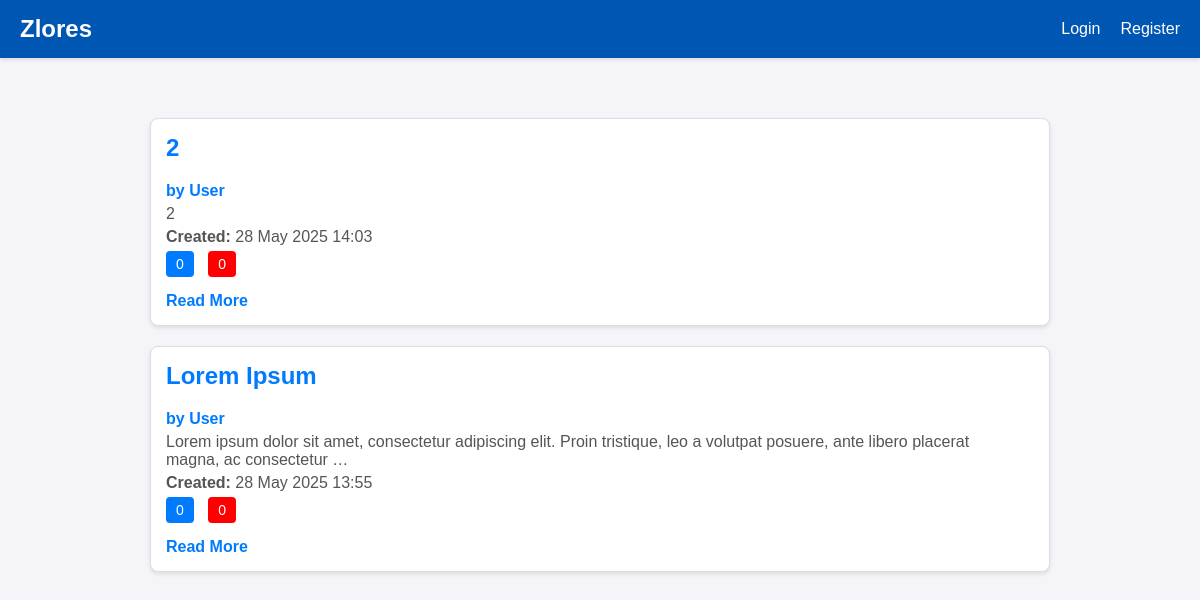
The app's page /, older data.
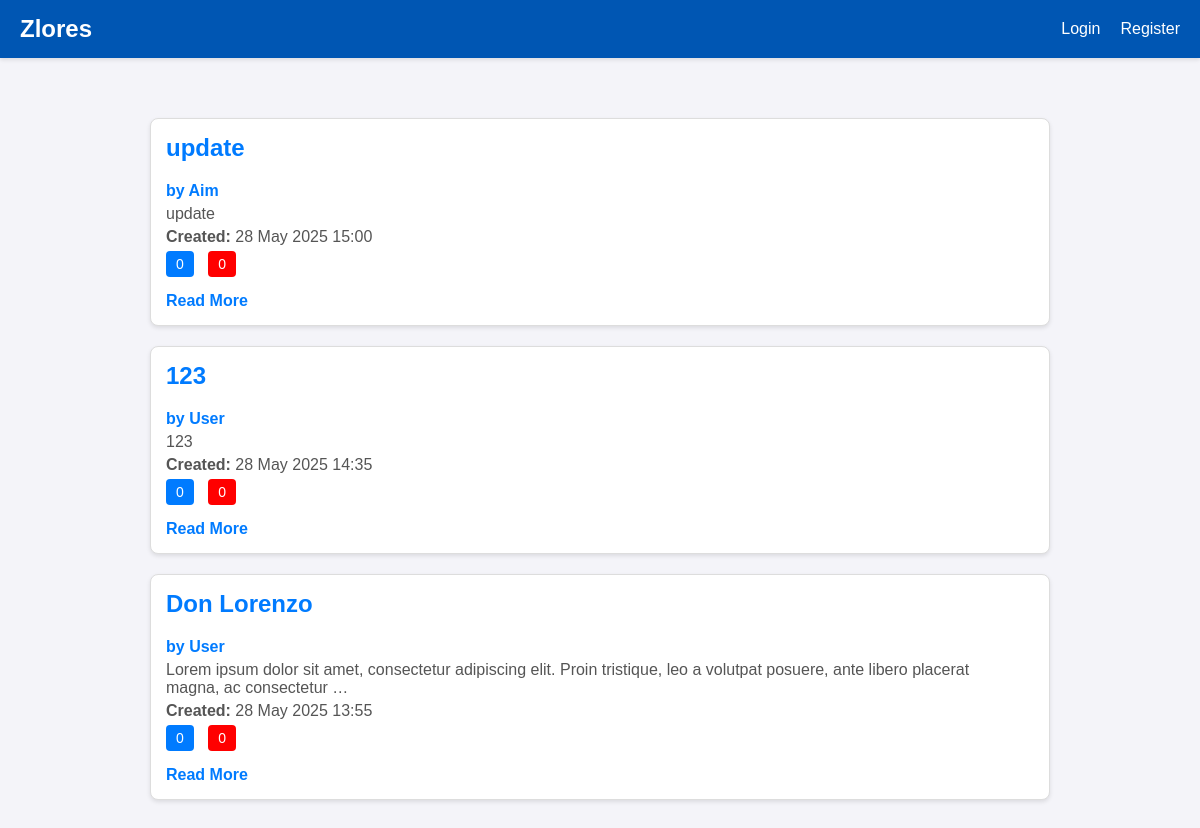
The same page, newer data.
### post/models.py (models this page shows, shortened)
class Post(models.Model):
    title = models.CharField(max_length=255)  # Başlık
    content = models.TextField()  # İçerik
    image = models.ImageField(upload_to='postimages/', blank=True, null=True)  # Fotoğraf alanı
    author = models.ForeignKey(User, on_delete=models.CASCADE)  # Kullanıcı ile ilişki
    created_at = models.DateTimeField(auto_now_add=True)  # Oluşturulma tarihi
    updated_at = models.DateTimeField(auto_now=True)  # Güncellenme tarihi
    likes = models.ManyToManyField(User, related_name='likedposts', blank=True)  # Like alanı
    dislikes = models.ManyToManyField(User, related_name='dislikedposts', blank=True)  # Dislike alanı
    is_active = models.BooleanField(default=True)  # Post aktif mi?
    is_home = models.BooleanField(default=False)  # Post kesfet mi?
    def totallikes(self):
        return self.likes.count()
    def totaldislikes(self):
        return self.dislikes.count()

### core/views.py (the view)
# urls.py: path('', views.home),
def home(request):
    posts = Post.objects.filter(is_active=True, is_home=True).order_by('-created_at')
    return render(request, 'home.html',{'posts': posts})

### core/templates/home.html (shortened to what this page needs)
{% extends 'base.html' %}
{% load static %}
{% block styles %}
    <link rel="stylesheet" href="{% static 'css/home.css' %}">
{% endblock %}
{% block content %}
    <div class="home">
        {% if posts.exists %}
            <div class="post-list">
                {% for post in posts %}
                    <div class="post-container">
                        <div class="post-content">
                            <h2>{{ post.title }}</h2>
                            <a class="read-more" href="{% url 'userprofile' post.author %}">by {{ post.author }}</a>
                            <p>{{ post.content|truncatewords:20 }}</p>
                            <p><strong>Created:</strong> {{ post.created_at|date:"d M Y H:i" }}</p>
                            <p>
                                <a href="{% url 'likepost' post.id %}" class="like-button">{{ post.totallikes }}</a>
                                <a href="{% url 'dislikepost' post.id %}" class="dislike-button">{{ post.totaldislikes }}</a>
                            </p>
                            <a class="read-more" href="{% url 'postdetail' post.id %}">Read More</a>
                        </div>
                    </div>
                {% endfor %}
            </div>
        {% else %}
            <p class="no-posts">You haven't created any posts yet.</p>
        {% endif %}
    </div>
{% endblock %}

Row changes from the older to the newer data that the page shows:
removed Post: title "2", author "User", content "2", created_at "28 May 2025 14:03", totallikes "0", totaldislikes "0"
added Post: title "update", author "Aim", content "update", created_at "28 May 2025 15:00", totallikes "0", totaldislikes "0"
added Post: title "123", author "User", content "123", created_at "28 May 2025 14:35", totallikes "0", totaldislikes "0"
changed Post: title "Lorem Ipsum" → "Don Lorenzo"
